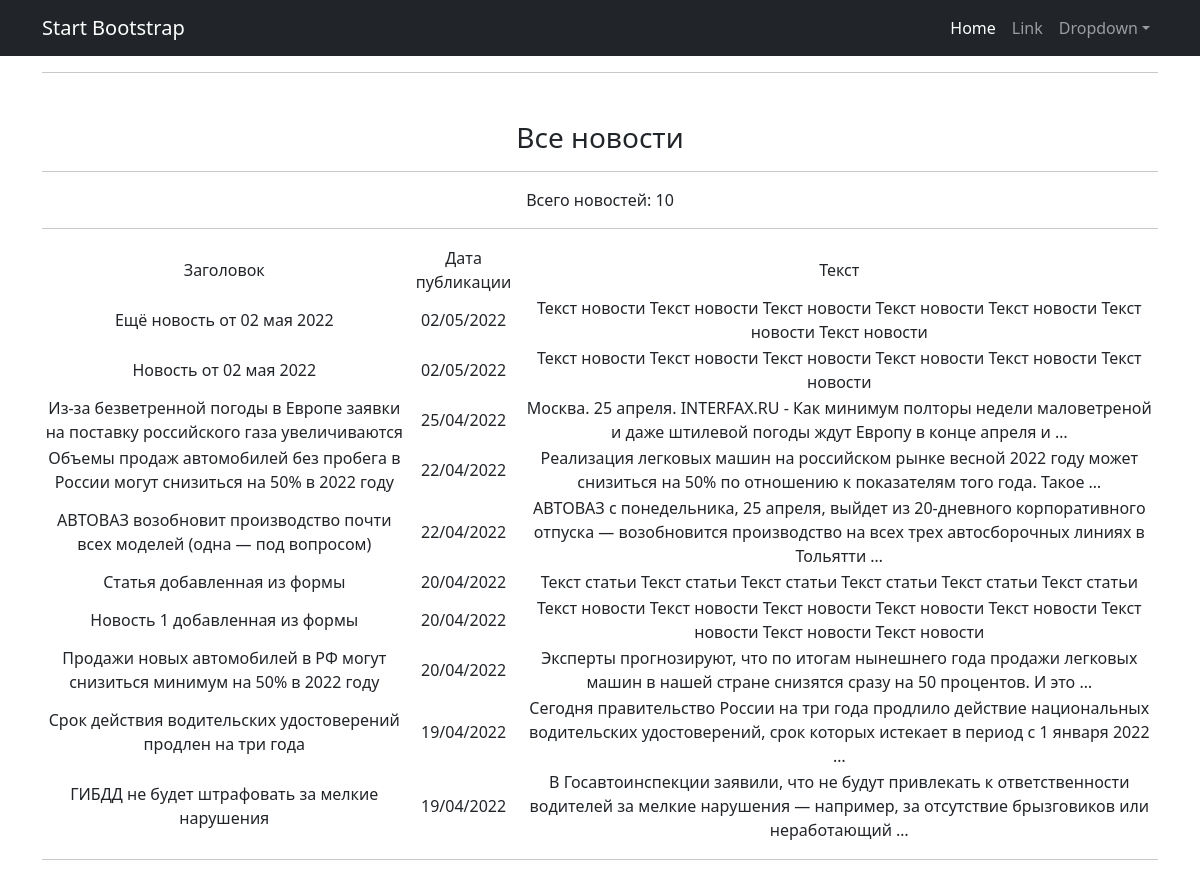
Before: /news/ with the older database file.
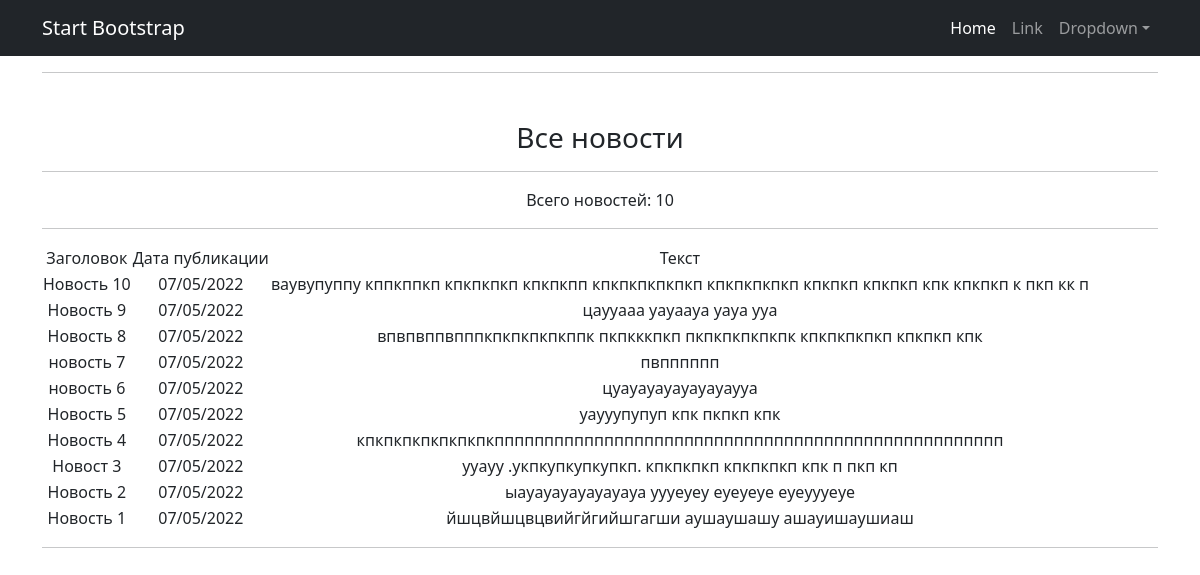
After: the same page with the newer database file.
### news/models.py (models this page shows, shortened)
class Post(models.Model):
    author = models.ForeignKey(Author, on_delete=models.CASCADE)
    timeAdding = models.DateTimeField(auto_now_add=True)
    title = models.CharField(max_length=128)
    NEWS = 'NW'
    ARTICLE = 'AR'
    CATEGORY_CHOICES = (
        (NEWS, 'Новость'),
        (ARTICLE, 'Статья'),
    )
    postType = models.CharField(max_length=2, choices=CATEGORY_CHOICES, default=NEWS)
    postCategory = models.ManyToManyField(Category, through='PostCategory')
    text = models.TextField()
    rating = models.SmallIntegerField(default=0)
    class Meta:
        verbose_name = 'Пост'
        verbose_name_plural = 'Посты'

### news/views.py (the view)
# urls.py: path('news/', NewsList.as_view(), name='news_list'),
class NewsList(ListView):
    model = Post
    ordering = '-id'
    template_name = 'news.html'
    context_object_name = 'all_news'
    paginate_by = 10
    def get_queryset(self):
        queryset = super().get_queryset()
        self.filterset = PostFilter(self.request.GET, queryset)
        return self.filterset.qs
    def get_context_data(self, **kwargs):
        context = super().get_context_data(**kwargs)
        context['filterset'] = self.filterset
        return context

### templates/news.html (shortened to what this page needs)
{% extends 'flatpages/default.html' %}
{% block content %}
    <h3>Все новости</h3>
    <hr>
    Всего новостей: {{all_news|length}}
    <hr>
    {% if all_news %}
        <table>
            <tr>
                <td>Заголовок</td>
                <td>Дата публикации</td>
                <td>Текст</td>
            </tr>
            {% for post in all_news %}
            <tr>
                <td>{{post.title}}</td>
                <td>{{post.timeAdding|date:'d/m/Y'}}</td>
                <td>{{post.text|truncatewords:20}}</td>
            </tr>
            {% endfor %}
        </table>
    {% else %}
        <h2>Новостей нет!</h2>
    {% endif %}
{% endblock content %}

Changed rows visible on the page:
removed Post: title "Ещё новость от 02 мая 2022", timeAdding "02/05/2022", text "Текст новости Текст новости Текст новости Текст новости Текст новости Текст новости Текст новости"
removed Post: title "Новость от 02 мая 2022", timeAdding "02/05/2022", text "Текст новости Текст новости Текст новости Текст новости Текст новости Текст новости"
no longer on this page (row unchanged): Post: title "Из-за безветренной погоды в Европе заявки на поставку российского газа увеличиваются", timeAdding "25/04/2022", text "Москва. 25 апреля. INTERFAX.RU - Как минимум полторы недели маловетреной и даже штилевой погоды ждут Европу в конце апреля и …"
no longer on this page (row unchanged): Post: title "Объемы продаж автомобилей без пробега в России могут снизиться на 50% в 2022 году", timeAdding "22/04/2022", text "Реализация легковых машин на российском рынке весной 2022 году может снизиться на 50% по отношению к показателям того года. Такое …"
no longer on this page (row unchanged): Post: title "АВТОВАЗ возобновит производство почти всех моделей (одна — под вопросом)", timeAdding "22/04/2022", text "АВТОВАЗ с понедельника, 25 апреля, выйдет из 20-дневного корпоративного отпуска — возобновится производство на всех трех автосборочных линиях в Тольятти …"
removed Post: title "Статья добавленная из формы", timeAdding "20/04/2022", text "Текст статьи Текст статьи Текст статьи Текст статьи Текст статьи Текст статьи"
removed Post: title "Новость 1 добавленная из формы", timeAdding "20/04/2022", text "Текст новости Текст новости Текст новости Текст новости Текст новости Текст новости Текст новости Текст новости"
no longer on this page (row unchanged): Post: title "Продажи новых автомобилей в РФ могут снизиться минимум на 50% в 2022 году", timeAdding "20/04/2022", text "Эксперты прогнозируют, что по итогам нынешнего года продажи легковых машин в нашей стране снизятся сразу на 50 процентов. И это …"
no longer on this page (row unchanged): Post: title "Срок действия водительских удостоверений продлен на три года", timeAdding "19/04/2022", text "Сегодня правительство России на три года продлило действие национальных водительских удостоверений, срок которых истекает в период с 1 января 2022 …"
no longer on this page (row unchanged): Post: title "ГИБДД не будет штрафовать за мелкие нарушения", timeAdding "19/04/2022", text "В Госавтоинспекции заявили, что не будут привлекать к ответственности водителей за мелкие нарушения — например, за отсутствие брызговиков или неработающий …"
added Post: title "Новость 10", timeAdding "07/05/2022", text "ваувупуппу кппкппкп кпкпкпкп кпкпкпп кпкпкпкпкпкп кпкпкпкпкп кпкпкп кпкпкп кпк кпкпкп к пкп кк п"
added Post: title "Новость 9", timeAdding "07/05/2022", text "цаууааа уауаауа уауа ууа"
added Post: title "Новость 8", timeAdding "07/05/2022", text "впвпвппвпппкпкпкпкпкппк пкпкккпкп пкпкпкпкпкпк кпкпкпкпкп кпкпкп кпк"
added Post: title "новость 7", timeAdding "07/05/2022", text "пвпппппп"
added Post: title "новость 6", timeAdding "07/05/2022", text "цуауауауауауауаууа"
added Post: title "Новость 5", timeAdding "07/05/2022", text "уаууупупуп кпк пкпкп кпк"
added Post: title "Новость 4", timeAdding "07/05/2022", text "кпкпкпкпкпкпкпкппппппппппппппппппппппппппппппппппппппппппппппппппп"
added Post: title "Новост 3", timeAdding "07/05/2022", text "ууауу .укпкупкупкупкп. кпкпкпкп кпкпкпкп кпк п пкп кп"
added Post: title "Новость 2", timeAdding "07/05/2022", text "ыауауауауауауауа уууеуеу еуеуеуе еуеуууеуе"
added Post: title "Новость 1", timeAdding "07/05/2022", text "йшцвйшцвцвийгйгийшгагши аушаушашу ашауишаушиаш"
